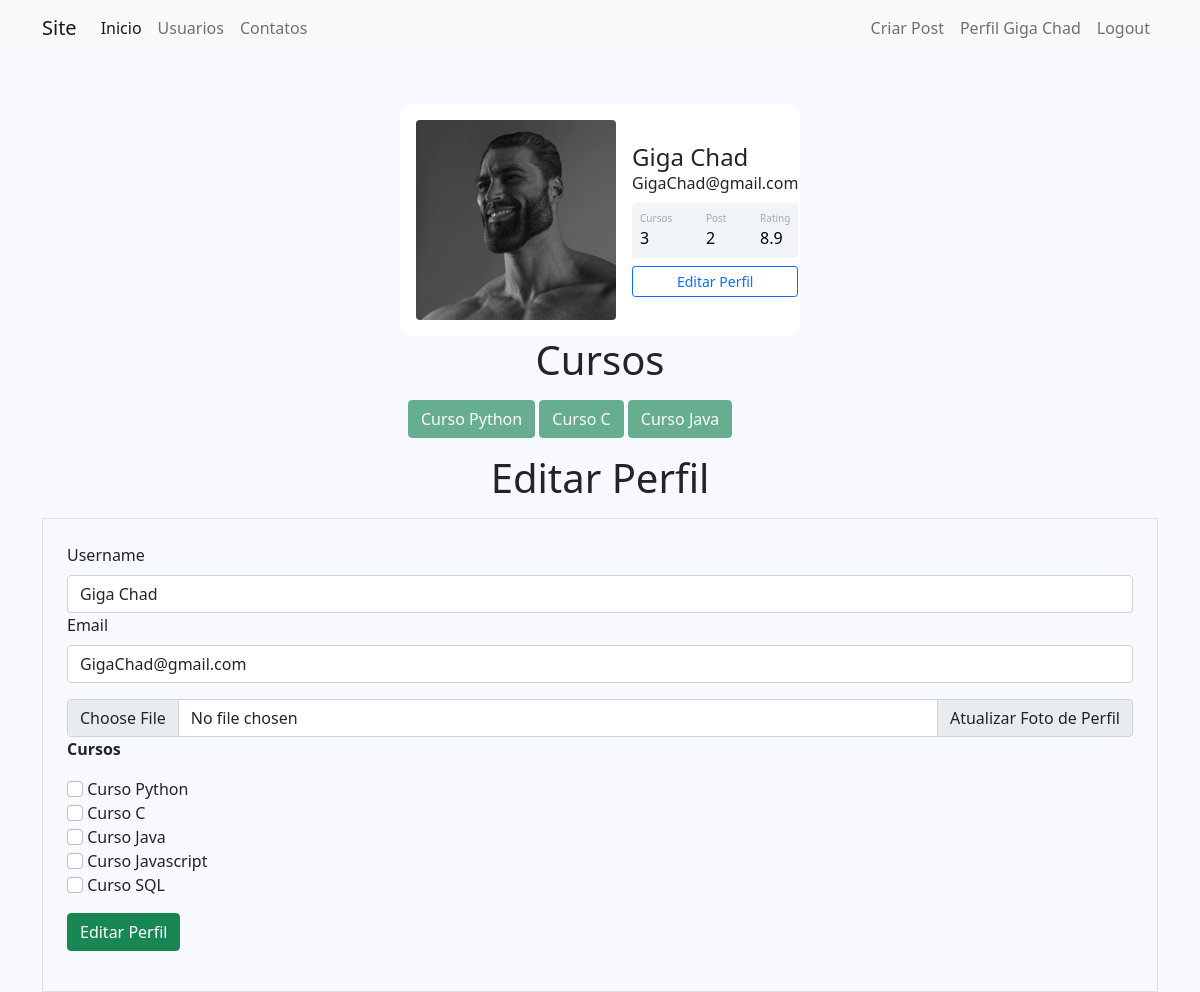
The page /perfil/editar (signed in) on the database its author committed.
### comunidade/models.py (models this page shows, shortened)
class Usuario(database.Model, UserMixin):
    id = database.Column(database.Integer, primary_key=True)
    username = database.Column(database.String(20), unique=True, nullable=False)
    email = database.Column(database.String(50), unique=True, nullable=False)
    senha = database.Column(database.String, nullable=False)
    foto_perfil = database.Column(database.String, nullable=False, default='default.jpg')
    posts = database.relationship('Post', backref='autor', lazy=True)
    cursos = database.Column(database.String, nullable=False, default='Não Informado')
    def contar_posts(self):
        return len(self.posts)

### comunidade/routes.py (the view)
@app.route('/perfil/editar', methods=['GET', 'POST'], endpoint='perfil_editar')
@login_required
def perfil_editar():
    usuario = Usuario.query.filter_by(username=current_user.username).first()
    foto_perfil = url_for('static', filename='fotos_perfil/' + current_user.foto_perfil)
    form_editar_perfil = FormEditarPerfil()
    if form_editar_perfil.validate_on_submit():
        current_user.username = form_editar_perfil.username.data
        current_user.email = form_editar_perfil.email.data
        if form_editar_perfil.foto_perfil.data:
            nome_imagem = salvar_imagem(form_editar_perfil.foto_perfil.data)
            current_user.foto_perfil = nome_imagem
        current_user.cursos = atualizar_curso(form_editar_perfil)
        database.session.commit()
        flash('Perfil atualizado com sucesso!', 'success')
        return redirect(url_for('perfil'))
    elif request.method == 'GET':
        form_editar_perfil.username.data = current_user.username
        form_editar_perfil.email.data = current_user.email
    return render_template('perfil_editar.html', foto_perfil=foto_perfil, form_editar_perfil=form_editar_perfil, usuario=usuario)

### comunidade/models.py (called while the page is built)
@login_manager.user_loader
def load_user(user_id):
    return Usuario.query.get(int(user_id))

### comunidade/templates/perfil_editar.html (shortened to what this page needs)
{% extends 'perfil.html' %}
{% block form_editar_perfil %}
    <h1 class="text-center mt-3">Editar Perfil</h1>
    <div class="container">
        <div class="row">
            <div class="col">
                <form class="border p-4 mt-2" action="" method="post" enctype="multipart/form-data">
                    <fieldset>
                        <div class="form-group">
                            {{ form_editar_perfil.username.label(class='form-label') }}
                            {% if form_editar_perfil.username.errors %}
                                {{ form_editar_perfil.username(class='form-control is-invalid') }}
                                <div class="invalid-feedback">
                                    {% for error in form_editar_perfil.username.errors %}
                                        {{ error }}
                                    {% endfor %}
                                </div>
                            {% else %}
                                {{ form_editar_perfil.username }}
                            {% endif %}
                        </div>
                        <div class="form-group">
                            {{ form_editar_perfil.email.label(class='form-label') }}
                            {% if form_editar_perfil.email.errors %}
                                {{ form_editar_perfil.email(class='form-control is-invalid') }}
                                <div class="invalid-feedback">
                                    {% for error in form_editar_perfil.email.errors %}
                                        {{ error }}
                                    {% endfor %}
                                </div>
                            {% else %}
                                {{ form_editar_perfil.email }}
                            {% endif %}
                        </div>
                        <div class="input-group mt-3">
                            {{ form_editar_perfil.foto_perfil }}
                            {{ form_editar_perfil.foto_perfil.label(class='input-group-text') }}
                        </div>
                        <p><b>Cursos</b></p>
                        {% for campo in form_editar_perfil %}
                            {% if 'curso_' in campo.name %}
                                <div class="form-group">
                                    {{ campo  }}
                                    {{ campo.label(class="form-check-label") }}
                                </div>
                            {% endif %}
                        {% endfor %}
                    </fieldset>
                    {{ form_editar_perfil.submit_editar_perfil }}
                </form>
            </div>
        </div>
    </div>
{% endblock %}

### comunidade/templates/perfil.html (shortened to what this page needs)
{% extends 'base.html' %}
{% block body %}
    <div class="container mt-5 d-flex justify-content-center">
        <div class="card p-3">
            <div class="d-flex align-items-center">
                <div class="image me-3">
                    <img src="{{ foto_perfil }}"
                         class="rounded" width="200">
                </div>
                <div class="ml-3 w-100">
                    <h4 class="mb-0 mt-0">{{ current_user.username }}</h4>
                    <span>{{ current_user.email }}</span>
                    <div class="p-2 mt-2 bg-primary d-flex justify-content-between rounded text-white stats">
                        <div class="d-flex flex-column">
                            {% if not 'Não Informado' in current_user.cursos or current_user.cursos == '' %}
                                <span class="articles">Cursos</span>
                                <span class="number1">{{ current_user.cursos.count(';') + 1 }}</span>
                            {% else %}
                                <span class="articles">Cursos</span>
                                <span class="number1">0</span>
                            {% endif %}
                        </div>
                        <div class="d-flex flex-column">
                            <span class="followers">Post</span>
                            <span class="number2">{{ current_user.contar_posts() }}</span>
                        </div>
                        <div class="d-flex flex-column">
                            <span class="rating">Rating</span>
                            <span class="number3">8.9</span>
                        </div>
                    </div>
                    <div class="button mt-2 d-flex flex-row align-items-center">
                        <a class="w-100" href="{{ url_for('perfil_editar') }}">
                            <button class="btn btn-sm btn-outline-primary w-100">Editar Perfil</button>
                        </a>
                    </div>
                </div>
            </div>
        </div>
    </div>
    <div class="row justify-content-center">
        <h1 class="text-center">Cursos</h1>
        <div class="col-md-4">
            {% for curso in current_user.cursos.split(';') %}
                <button type="button" class="btn btn-success mt-2" disabled>{{ curso }}</button>
            {% endfor %}
        </div>
    </div>
    {% block form_editar_perfil %}
    {% endblock %}
{% endblock %}

### comunidade/templates/navbar.html (shortened to what this page needs)
<nav class="navbar navbar-expand-lg navbar-light bg-light">
    <div class="container-fluid container">
        <a class="navbar-brand" href="">Site</a>
        <div class="collapse navbar-collapse" id="navbarSupportedContent">
            <ul class="navbar-nav me-auto mb-2 mb-lg-0">
                <li class="nav-item">
                    <a class="nav-link active" aria-current="page" href="{{ url_for('home') }}">Inicio</a>
                </li>
                <li class="nav-item">
                    <a class="nav-link" href="{{ url_for('usuarios') }}">Usuarios</a>
                </li>
                <li class="nav-item">
                    <a class="nav-link" href="{{ url_for('contatos') }}">Contatos</a>
                </li>
            </ul>
            <ul class="d-flex navbar-nav">
                {% if not current_user.is_authenticated %}
                    <li class="nav-item">
                        <a class="nav-link" href="{{ url_for('login') }}">Login</a>
                    </li>
                    <li class="nav-item">
                        <a class="nav-link" href="{{ url_for('login') }}">Criar Conta</a>
                    </li>
                {% else %}
                    <li class="nav-item">
                        <a class="nav-link" href="{{ url_for('post_create') }}">Criar Post</a>
                    </li>
                    <li class="nav-item">
                        <a class="nav-link" href="{{ url_for('perfil') }}">Perfil {{ current_user.username }}</a>
                    </li>
                    <li class="nav-item">
                        <a class="nav-link" href="{{ url_for('sair') }}">Logout</a>
                    </li>
                {% endif %}
            </ul>
        </div>
    </div>
</nav>

### comunidade/static/css/style.css (style rules this page uses)
body { background-color: ghostwhite; border-radius: 10px; }
.card { width: 400px; border: none; border-radius: 10px; background-color: #fff; }
.stats { background: #f2f5f8 !important; color: #000 !important; }
.articles { font-size:10px; color: #a1aab9; }
.number1 { font-weight:500; }
.followers { font-size:10px; color: #a1aab9; }
.number2 { font-weight:500; }
.rating { font-size:10px; color: #a1aab9; }
.number3 { font-weight:500; }

### rows shown on the page
Usuario: username "Giga Chad", email "GigaChad@gmail.com", cursos "3"

### other values the page prints
{{ current_user.contar_posts() }} "2"
{{ curso }} "Curso Python" "Curso C" "Curso Java"
{{ campo.label(class="form-check-label") }} "Curso Python" "Curso C" "Curso Java" "Curso Javascript" "Curso SQL"
